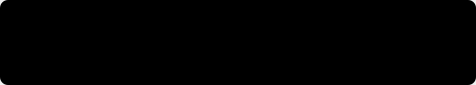
<?xml version="1.0" encoding="UTF-8"?>
<ui version="4.0">
 <class>DeviceTrackingWidgetControls</class>
 <widget class="QWidget" name="DeviceTrackingWidgetControls">
  <property name="geometry">
   <rect>
    <x>0</x>
    <y>0</y>
    <width>476</width>
    <height>85</height>
   </rect>
  </property>
  <property name="windowTitle">
   <string>Form</string>
  </property>
  <layout class="QHBoxLayout" name="horizontalLayout">
   <property name="spacing">
    <number>0</number>
   </property>
   <property name="leftMargin">
    <number>0</number>
   </property>
   <property name="topMargin">
    <number>0</number>
   </property>
   <property name="rightMargin">
    <number>0</number>
   </property>
   <property name="bottomMargin">
    <number>0</number>
   </property>
   <item>
    <widget class="QWidget" name="widgetCenter" native="true">
     <property name="styleSheet">
      <string notr="true">border-radius: 8px;
background-color: rgb(0, 0, 0);</string>
     </property>
     <layout class="QHBoxLayout" name="horizontalLayoutCenter"/>
    </widget>
   </item>
  </layout>
 </widget>
 <resources/>
 <connections/>
</ui>
